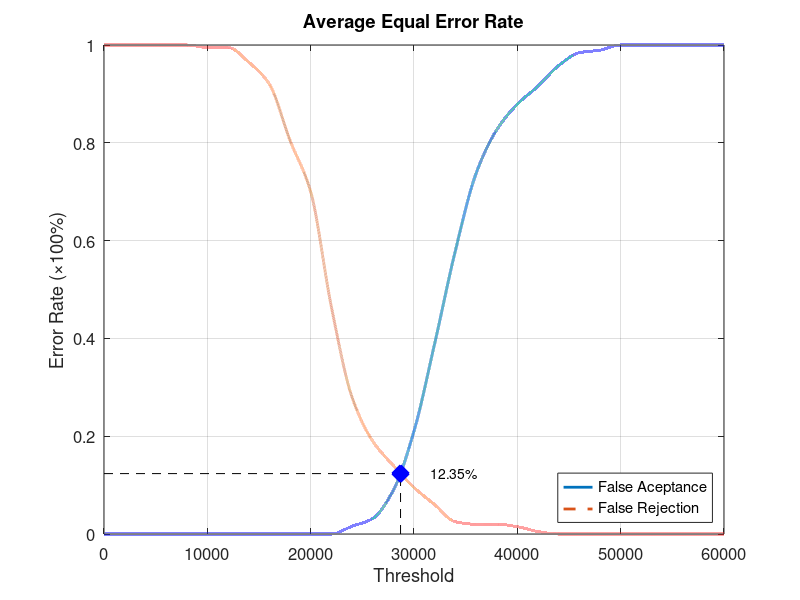
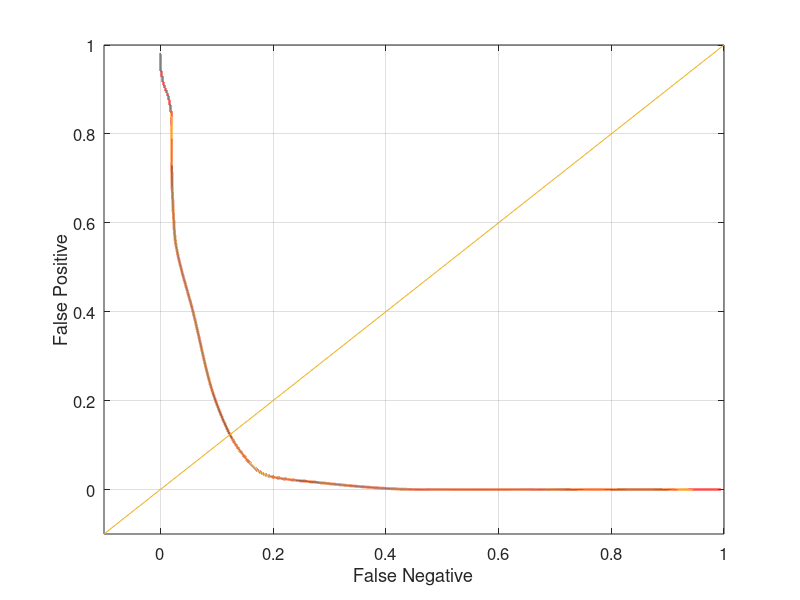

MATLAB code to generate these figures, in order:
function yEER = Database2_3
close all;
clear;
clc;
x = 0:2000:60000;
xq = 0:0.5:60000;

y0 = [0 0 0 0 0 0 0 0 0 0 0 0 0.0157895 0.0315789 0.0894737 0.210526 0.389474 0.578947 0.736842 0.826316 0.878947 0.915789 0.957895 0.984211 0.989474 1 1 1 1 1 1];
yy0 = interp1(x, y0, xq, 'pchip');
y1 = [1 1 1 1 1 0.995 0.995 0.965 0.92 0.805 0.7 0.465 0.28 0.19 0.14 0.095 0.06 0.025 0.02 0.02 0.015 0.005 0 0 0 0 0 0 0 0 0];
yy1 = interp1(x, y1, xq, 'pchip');

% Calculating EER: 
y2 = abs(y0 - y1);
find(y2 == min(y2))
yy2 = abs(yy0 - yy1);
xEER = find(yy2 == min(yy2));
xEERIndex = xq(xEER) % X-axis EER
yEER = yy0(xEER) % Y-axis EER

main = figure
plot(xq, yy0,'-','LineWidth', 2);	hold on
plot(xq, yy1,'--','LineWidth', 2);	hold on
plot([xEERIndex xEERIndex], [0 yEER], 'k--');	hold on
plot([0 xEERIndex], [yEER yEER], 'k--');	hold on
plot(xEERIndex, yEER, 'bx', 'LineWidth', 10);	hold on
text(xEERIndex + 10 * xEERIndex / 100, yEER, [num2str(round((10000 * yEER)) / 100) '%'])
legend('False Aceptance', 'False Rejection', 'Location', 'SouthEast')
xlabel('Threshold')
ylabel('Error Rate (\times100%)')
title('Average Equal Error Rate')
set(gca, 'FontSize', 12)
axis([0 60000 0 1])
grid on

print(main, 'Database2_3Main', '-dpng');
FNRxFPR = figure('Color', [1 1 1]);
plot(yy1, yy0, '-', yy1, yy0, 'LineWidth', 2);
hold on
y = -0.1:0.1:1
plot(y, y); 
set(gca, 'FontSize', 12)
xlabel('False Negative')
ylabel('False Positive')
axis([-0.1 1 -0.1 1])
set(gca, 'FontSize', 12)
grid on

print(FNRxFPR, 'Database2_3FNRxFPR','-dpng');
end
